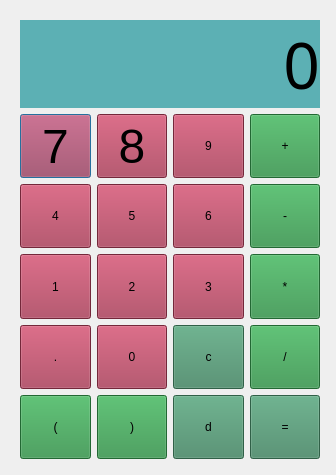
<?xml version="1.0" encoding="UTF-8"?>
<ui version="4.0">
 <class>expr</class>
 <widget class="QDialog" name="expr">
  <property name="geometry">
   <rect>
    <x>0</x>
    <y>0</y>
    <width>336</width>
    <height>475</height>
   </rect>
  </property>
  <property name="windowTitle">
   <string>计算器</string>
  </property>
  <widget class="QWidget" name="layoutWidget">
   <property name="geometry">
    <rect>
     <x>9</x>
     <y>9</y>
     <width>322</width>
     <height>461</height>
    </rect>
   </property>
   <layout class="QVBoxLayout" name="verticalLayout" stretch="2,8">
    <item>
     <widget class="QLabel" name="lbl_display">
      <property name="font">
       <font>
        <family>Agency FB</family>
        <pointsize>48</pointsize>
        <weight>50</weight>
        <italic>false</italic>
        <bold>false</bold>
       </font>
      </property>
      <property name="layoutDirection">
       <enum>Qt::LeftToRight</enum>
      </property>
      <property name="styleSheet">
       <string notr="true">background-color: rgb(92, 176, 180);
font: 63 48pt &quot;Bahnschrift SemiBold Condensed&quot;;
font: 48pt &quot;Agency FB&quot;;</string>
      </property>
      <property name="text">
       <string>0</string>
      </property>
      <property name="alignment">
       <set>Qt::AlignRight|Qt::AlignTrailing|Qt::AlignVCenter</set>
      </property>
     </widget>
    </item>
    <item>
     <layout class="QGridLayout" name="gridLayout">
      <item row="0" column="0">
       <widget class="QPushButton" name="btn_7">
        <property name="sizePolicy">
         <sizepolicy hsizetype="Expanding" vsizetype="Expanding">
          <horstretch>0</horstretch>
          <verstretch>0</verstretch>
         </sizepolicy>
        </property>
        <property name="font">
         <font>
          <family>Arial</family>
          <pointsize>36</pointsize>
          <weight>50</weight>
          <italic>false</italic>
          <bold>false</bold>
         </font>
        </property>
        <property name="styleSheet">
         <string notr="true">font: 36pt &quot;Arial&quot;;
background-color: rgb(162, 54, 81);</string>
        </property>
        <property name="text">
         <string>7</string>
        </property>
       </widget>
      </item>
      <item row="0" column="1">
       <widget class="QPushButton" name="btn_8">
        <property name="sizePolicy">
         <sizepolicy hsizetype="Expanding" vsizetype="Expanding">
          <horstretch>0</horstretch>
          <verstretch>0</verstretch>
         </sizepolicy>
        </property>
        <property name="font">
         <font>
          <family>Arial</family>
          <pointsize>36</pointsize>
          <weight>50</weight>
          <italic>false</italic>
          <bold>false</bold>
         </font>
        </property>
        <property name="styleSheet">
         <string notr="true">font: 36pt &quot;Arial&quot;;
background-color: rgb(162, 54, 81);</string>
        </property>
        <property name="text">
         <string>8</string>
        </property>
       </widget>
      </item>
      <item row="0" column="2">
       <widget class="QPushButton" name="btn_9">
        <property name="sizePolicy">
         <sizepolicy hsizetype="Expanding" vsizetype="Expanding">
          <horstretch>0</horstretch>
          <verstretch>0</verstretch>
         </sizepolicy>
        </property>
        <property name="styleSheet">
         <string notr="true">font: 36pt &quot;Arial&quot;;
background-color: rgb(162, 54, 81);</string>
        </property>
        <property name="text">
         <string>9</string>
        </property>
       </widget>
      </item>
      <item row="0" column="3">
       <widget class="QPushButton" name="btn_plus">
        <property name="sizePolicy">
         <sizepolicy hsizetype="Expanding" vsizetype="Expanding">
          <horstretch>0</horstretch>
          <verstretch>0</verstretch>
         </sizepolicy>
        </property>
        <property name="styleSheet">
         <string notr="true">font: 36pt &quot;Arial&quot;;
background-color: rgb(48, 145, 71);</string>
        </property>
        <property name="text">
         <string>+</string>
        </property>
       </widget>
      </item>
      <item row="1" column="0">
       <widget class="QPushButton" name="btn_4">
        <property name="sizePolicy">
         <sizepolicy hsizetype="Expanding" vsizetype="Expanding">
          <horstretch>0</horstretch>
          <verstretch>0</verstretch>
         </sizepolicy>
        </property>
        <property name="styleSheet">
         <string notr="true">font: 36pt &quot;Arial&quot;;
background-color: rgb(162, 54, 81);</string>
        </property>
        <property name="text">
         <string>4</string>
        </property>
       </widget>
      </item>
      <item row="1" column="1">
       <widget class="QPushButton" name="btn_5">
        <property name="sizePolicy">
         <sizepolicy hsizetype="Expanding" vsizetype="Expanding">
          <horstretch>0</horstretch>
          <verstretch>0</verstretch>
         </sizepolicy>
        </property>
        <property name="styleSheet">
         <string notr="true">font: 36pt &quot;Arial&quot;;
background-color: rgb(162, 54, 81);</string>
        </property>
        <property name="text">
         <string>5</string>
        </property>
       </widget>
      </item>
      <item row="1" column="2">
       <widget class="QPushButton" name="btn_6">
        <property name="sizePolicy">
         <sizepolicy hsizetype="Expanding" vsizetype="Expanding">
          <horstretch>0</horstretch>
          <verstretch>0</verstretch>
         </sizepolicy>
        </property>
        <property name="styleSheet">
         <string notr="true">font: 36pt &quot;Arial&quot;;
background-color: rgb(162, 54, 81);</string>
        </property>
        <property name="text">
         <string>6</string>
        </property>
       </widget>
      </item>
      <item row="1" column="3">
       <widget class="QPushButton" name="btn_sub">
        <property name="sizePolicy">
         <sizepolicy hsizetype="Expanding" vsizetype="Expanding">
          <horstretch>0</horstretch>
          <verstretch>0</verstretch>
         </sizepolicy>
        </property>
        <property name="styleSheet">
         <string notr="true">font: 36pt &quot;Arial&quot;;
background-color: rgb(48, 145, 71);</string>
        </property>
        <property name="text">
         <string>-</string>
        </property>
       </widget>
      </item>
      <item row="2" column="0">
       <widget class="QPushButton" name="btn_1">
        <property name="sizePolicy">
         <sizepolicy hsizetype="Expanding" vsizetype="Expanding">
          <horstretch>0</horstretch>
          <verstretch>0</verstretch>
         </sizepolicy>
        </property>
        <property name="styleSheet">
         <string notr="true">font: 36pt &quot;Arial&quot;;
background-color: rgb(162, 54, 81);</string>
        </property>
        <property name="text">
         <string>1</string>
        </property>
       </widget>
      </item>
      <item row="2" column="1">
       <widget class="QPushButton" name="btn_2">
        <property name="sizePolicy">
         <sizepolicy hsizetype="Expanding" vsizetype="Expanding">
          <horstretch>0</horstretch>
          <verstretch>0</verstretch>
         </sizepolicy>
        </property>
        <property name="styleSheet">
         <string notr="true">font: 36pt &quot;Arial&quot;;
background-color: rgb(162, 54, 81);</string>
        </property>
        <property name="text">
         <string>2</string>
        </property>
       </widget>
      </item>
      <item row="2" column="2">
       <widget class="QPushButton" name="btn_3">
        <property name="sizePolicy">
         <sizepolicy hsizetype="Expanding" vsizetype="Expanding">
          <horstretch>0</horstretch>
          <verstretch>0</verstretch>
         </sizepolicy>
        </property>
        <property name="styleSheet">
         <string notr="true">font: 36pt &quot;Arial&quot;;
background-color: rgb(162, 54, 81);</string>
        </property>
        <property name="text">
         <string>3</string>
        </property>
       </widget>
      </item>
      <item row="2" column="3">
       <widget class="QPushButton" name="btn_mul">
        <property name="sizePolicy">
         <sizepolicy hsizetype="Expanding" vsizetype="Expanding">
          <horstretch>0</horstretch>
          <verstretch>0</verstretch>
         </sizepolicy>
        </property>
        <property name="styleSheet">
         <string notr="true">font: 36pt &quot;Arial&quot;;
background-color: rgb(48, 145, 71);</string>
        </property>
        <property name="text">
         <string>*</string>
        </property>
       </widget>
      </item>
      <item row="3" column="0">
       <widget class="QPushButton" name="btn_point">
        <property name="sizePolicy">
         <sizepolicy hsizetype="Expanding" vsizetype="Expanding">
          <horstretch>0</horstretch>
          <verstretch>0</verstretch>
         </sizepolicy>
        </property>
        <property name="styleSheet">
         <string notr="true">font: 36pt &quot;Arial&quot;;
background-color: rgb(162, 54, 81);</string>
        </property>
        <property name="text">
         <string>.</string>
        </property>
       </widget>
      </item>
      <item row="3" column="1">
       <widget class="QPushButton" name="btn_0">
        <property name="sizePolicy">
         <sizepolicy hsizetype="Expanding" vsizetype="Expanding">
          <horstretch>0</horstretch>
          <verstretch>0</verstretch>
         </sizepolicy>
        </property>
        <property name="styleSheet">
         <string notr="true">font: 36pt &quot;Arial&quot;;
background-color: rgb(162, 54, 81);</string>
        </property>
        <property name="text">
         <string>0</string>
        </property>
       </widget>
      </item>
      <item row="3" column="2">
       <widget class="QPushButton" name="btn_clear">
        <property name="sizePolicy">
         <sizepolicy hsizetype="Expanding" vsizetype="Expanding">
          <horstretch>0</horstretch>
          <verstretch>0</verstretch>
         </sizepolicy>
        </property>
        <property name="styleSheet">
         <string notr="true">font: 36pt &quot;Arial&quot;;
background-color: rgb(67, 135, 100);</string>
        </property>
        <property name="text">
         <string>c</string>
        </property>
       </widget>
      </item>
      <item row="3" column="3">
       <widget class="QPushButton" name="btn_div">
        <property name="sizePolicy">
         <sizepolicy hsizetype="Expanding" vsizetype="Expanding">
          <horstretch>0</horstretch>
          <verstretch>0</verstretch>
         </sizepolicy>
        </property>
        <property name="styleSheet">
         <string notr="true">font: 36pt &quot;Arial&quot;;
background-color: rgb(48, 145, 71);</string>
        </property>
        <property name="text">
         <string>/</string>
        </property>
       </widget>
      </item>
      <item row="4" column="0">
       <widget class="QPushButton" name="btn_left">
        <property name="sizePolicy">
         <sizepolicy hsizetype="Expanding" vsizetype="Expanding">
          <horstretch>0</horstretch>
          <verstretch>0</verstretch>
         </sizepolicy>
        </property>
        <property name="styleSheet">
         <string notr="true">font: 36pt &quot;Arial&quot;;
background-color: rgb(48, 145, 71);</string>
        </property>
        <property name="text">
         <string>(</string>
        </property>
       </widget>
      </item>
      <item row="4" column="1">
       <widget class="QPushButton" name="btn_right">
        <property name="sizePolicy">
         <sizepolicy hsizetype="Expanding" vsizetype="Expanding">
          <horstretch>0</horstretch>
          <verstretch>0</verstretch>
         </sizepolicy>
        </property>
        <property name="styleSheet">
         <string notr="true">font: 36pt &quot;Arial&quot;;
background-color: rgb(48, 145, 71);</string>
        </property>
        <property name="text">
         <string>)</string>
        </property>
       </widget>
      </item>
      <item row="4" column="2">
       <widget class="QPushButton" name="btn_delet">
        <property name="sizePolicy">
         <sizepolicy hsizetype="Expanding" vsizetype="Expanding">
          <horstretch>0</horstretch>
          <verstretch>0</verstretch>
         </sizepolicy>
        </property>
        <property name="styleSheet">
         <string notr="true">font: 36pt &quot;Arial&quot;;
background-color: rgb(67, 135, 100);</string>
        </property>
        <property name="text">
         <string>d</string>
        </property>
       </widget>
      </item>
      <item row="4" column="3">
       <widget class="QPushButton" name="btn_equ">
        <property name="sizePolicy">
         <sizepolicy hsizetype="Expanding" vsizetype="Expanding">
          <horstretch>0</horstretch>
          <verstretch>0</verstretch>
         </sizepolicy>
        </property>
        <property name="styleSheet">
         <string notr="true">font: 36pt &quot;Arial&quot;;
background-color: rgb(67, 135, 100);</string>
        </property>
        <property name="text">
         <string>=</string>
        </property>
       </widget>
      </item>
     </layout>
    </item>
   </layout>
  </widget>
 </widget>
 <layoutdefault spacing="6" margin="11"/>
 <resources/>
 <connections/>
</ui>
